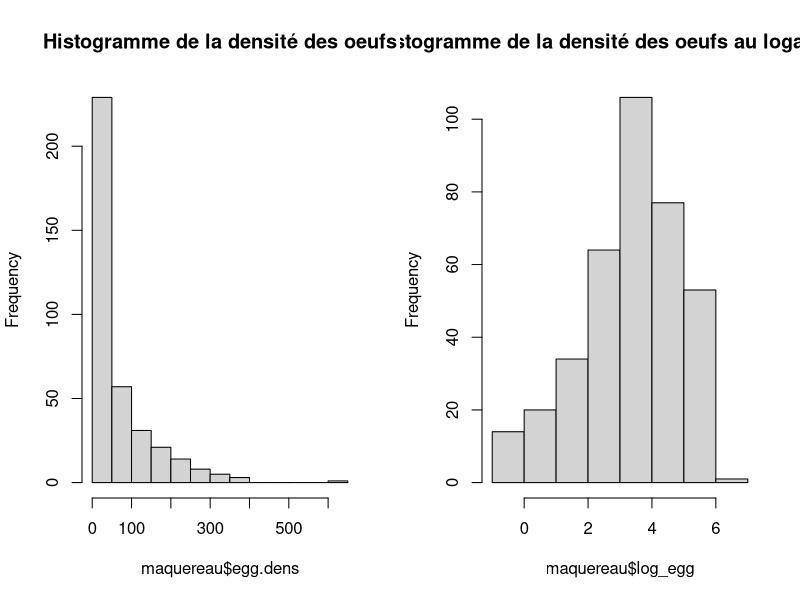
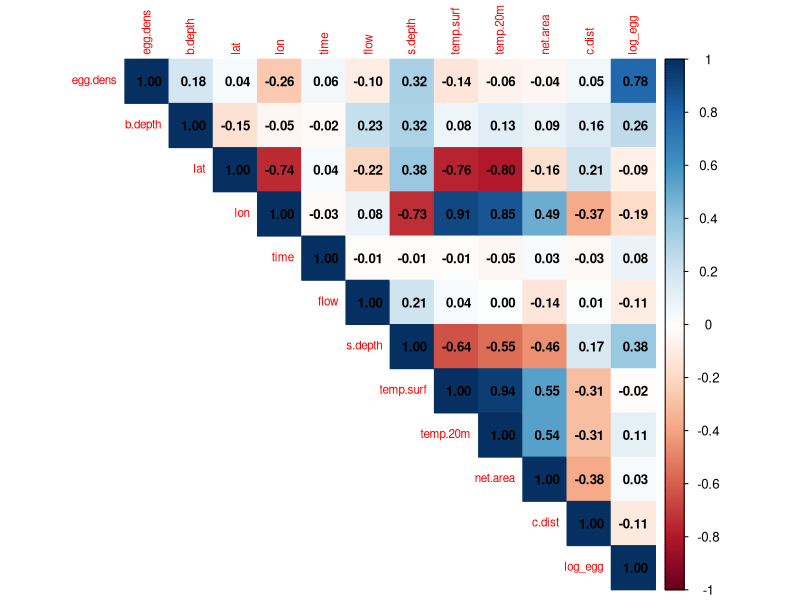
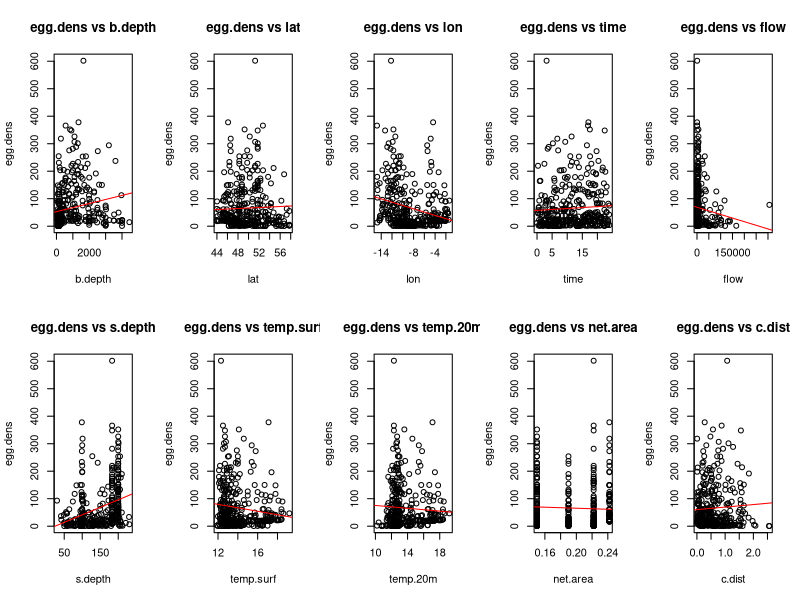
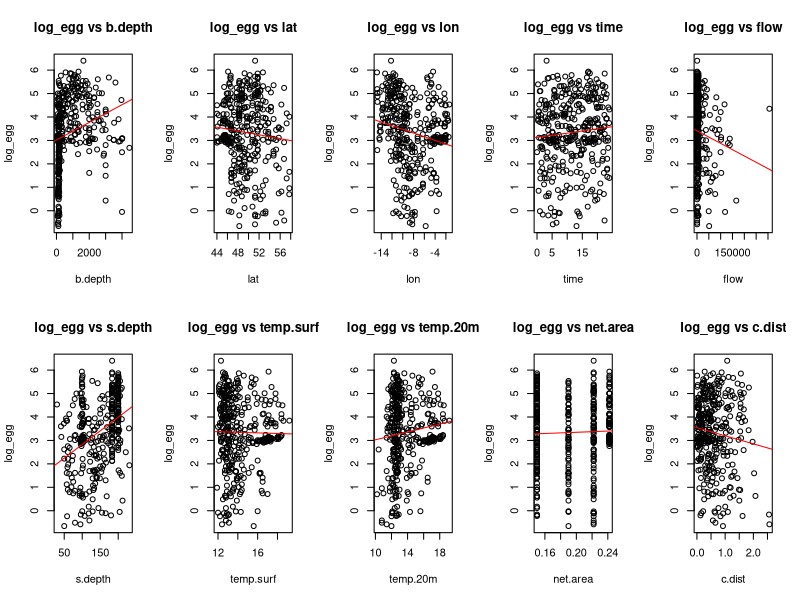
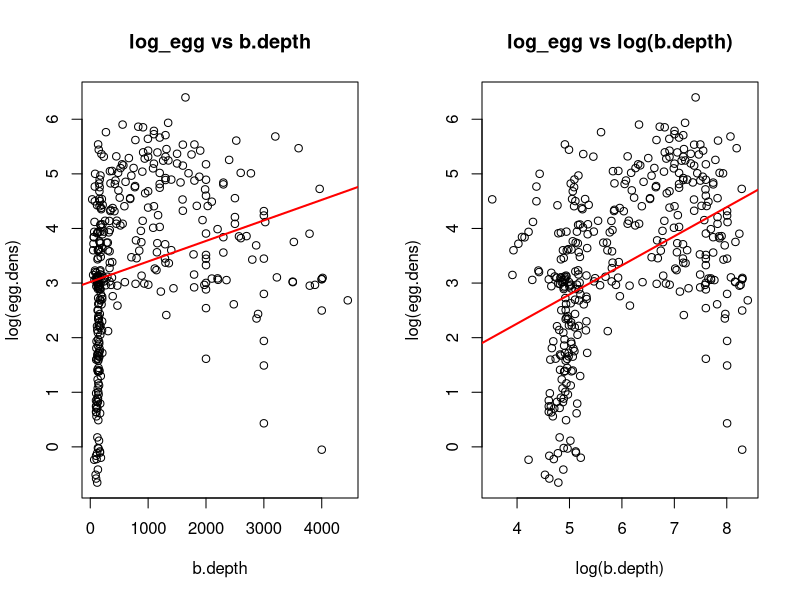
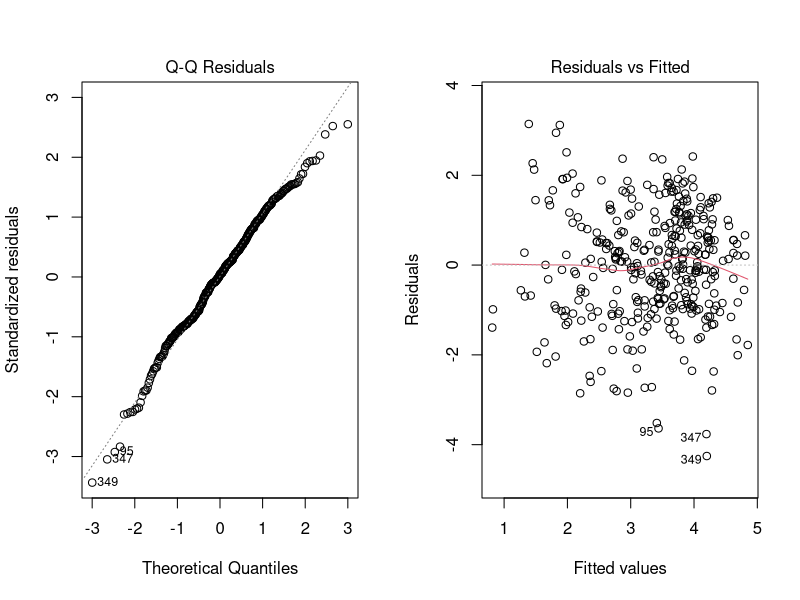
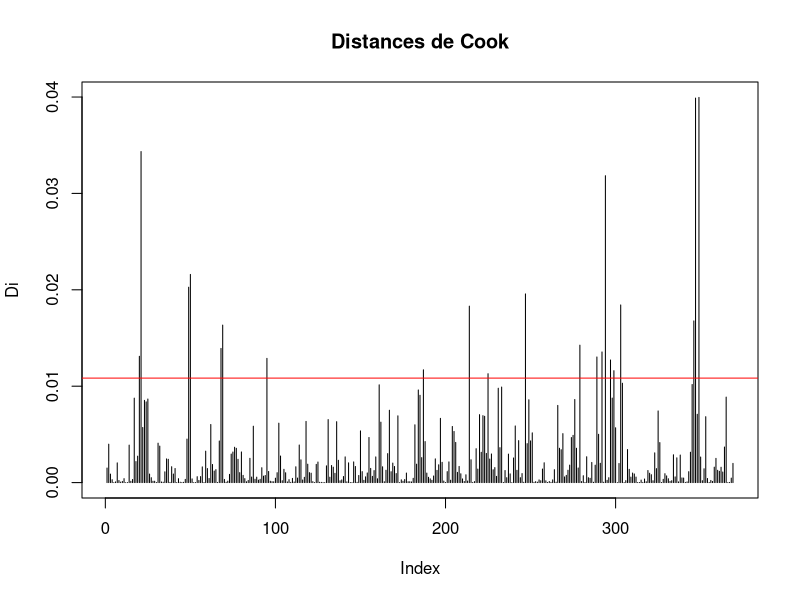

Write R code to recreate these figures, in order.
# PARTIE 1 : VÉRIFICATION ET NETTOYAGE DES DONNÉES

# Chargement des données
library(readr)
maquereau = read_csv("maquereau.csv")

# Structure des données
dim(maquereau)                  # dimension de notre matrice de données
str(maquereau)                 # on vérifie que toutes les varibales sont bien reconnues comme numériques

# Enlever la première colonne des index
maquereau = maquereau[, names(maquereau) != "...1"]

# Valeurs manquantes et doublons
sum(is.na(maquereau))
sum(duplicated(maquereau))
# On obtient 0 pour les deux fonctions. On a donc 0 valeur manquante et 0 doublon.

# Résumé statistique des données
summary(maquereau)


# PARTIE 2 : ANALYSE EXPLORATOIRE

# Distribution de egg.dens
maquereau$log_egg = log(maquereau$egg.dens)          # colonne de log(egg.dens)

par(mfrow=c(1,2))

hist(maquereau$egg.dens, main = "Histogramme de la densité des oeufs")
hist(maquereau$log_egg, main = "Histogramme de la densité des oeufs au logarithme")

par(mfrow=c(1,1))

# Matrice de corrélation
library(corrplot)

matrice_cor = cor(maquereau)
round(matrice_cor, 2)                                  # arrond à 2 décimales

# Visualiser les corrélations avec des couleurs
corrplot(matrice_cor, method = "color", type = "upper", addCoef.col = "black",
         tl.cex = 0.7,number.cex = 0.8)

# Nuages de points de toutes les variables contre Y
variables = names(maquereau)

par(mfrow = c(2, 5))
for (v in variables) {
  if (v != "egg.dens" && v != "log_egg") {
    x = maquereau[[v]]
    y = maquereau$egg.dens
    plot(x, y,
         xlab = v,
         ylab = "egg.dens",
         main = paste("egg.dens vs", v))
    abline(lm(y ~ x), col = "red")
  }
}

par(mfrow = c(2, 5))
for (v in variables) {
  if (v != "egg.dens" && v != "log_egg") {
    x = maquereau[[v]]
    y = maquereau$log_egg
    plot(x, y,
         xlab = v,
         ylab = "log_egg",
         main = paste("log_egg vs", v))
    abline(lm(y ~ x), col = "red")
  }
}
par(mfrow = c(1, 1))


# PARTIE 3 : TRANSFORMATION DES VARIABLES

# Transformation de b.depth
maquereau$log_bdepth = log(maquereau$b.depth)

# Vérification visuelle du choix de log(b.depth)
par(mfrow = c(1, 2))

plot(maquereau$b.depth, maquereau$log_egg,
     main = "log_egg vs b.depth",
     xlab = "b.depth", ylab = "log(egg.dens)")
abline(lm(log_egg ~ b.depth, data = maquereau), col = "red", lwd = 2)

plot(maquereau$log_bdepth, maquereau$log_egg,
     main = "log_egg vs log(b.depth)",
     xlab = "log(b.depth)", ylab = "log(egg.dens)")
abline(lm(log_egg ~ log_bdepth, data = maquereau), col = "red", lwd = 2)

par(mfrow = c(1, 1))


# PARTIE 4 : SÉLECTION DU MODÈLE

# Construction du modèle complet (sans flow et temp.20m) et avec les transformations
modele_complet = lm(log_egg ~ log_bdepth + lat + lon + time + s.depth +
                     temp.surf + net.area + c.dist, data = maquereau)

# Alogorithme stepwise
modele_step = step(modele_complet, direction = "both", trace = 1)
summary(modele_step)
summary(modele_complet)

# VIF sur le modèle issu du stepwise
library(car)
vif(modele_step)


# Modèle 2 : modèle complet sans lat
modele_v2 = lm(log_egg ~ log_bdepth + lon + time + s.depth +
                  temp.surf + net.area + c.dist, data = maquereau)
summary(modele_v2)
vif(modele_v2)


# Modèle 3 : modèle complet sans net.area
modele_v3 = lm(log_egg ~ log_bdepth + lat + lon + time + 
                  s.depth + temp.surf + c.dist, data = maquereau)
summary(modele_v3)
vif(modele_v3)


# Modèle 4 : modèle 3 sans lon et time
modele_4 <- lm(log_egg ~ log_bdepth + lat + s.depth + 
                 temp.surf + c.dist, data = maquereau)
summary(modele_4)
vif(modele_4)


# Modèle 5 : modèle 3 sans temps.surf et time
modele_5 = lm(log_egg ~ log_bdepth + lat + s.depth + lon 
              + c.dist, data = maquereau)
summary(modele_5)
vif(modele_5)


# Modèle 6 : modèle 3 sans temps.surf et s.depth
modele_6 = lm(log_egg ~ log_bdepth + lat + lon 
              + c.dist, data = maquereau)
summary(modele_6)
vif(modele_6)

# Le modèle 6 a été retenue comme modèle, car il garantit la stabilité des coefficients
modele_final = modele_6



# PARTIE 5 : VALIDATION DU MODÈLE

#Graphique Q-Q et graphique Résidues Vs valeur prédite
par(mfrow=c(1,2))

plot(modele_6, which = 2)
plot(modele_6, which = 1)

par(mfrow=c(1,1))

#Distance cook : 
distances_cook <- cooks.distance(modele_6)
seuil_relatif = 4 /nrow(maquereau)                         # seuil = 4/n
seuil_absolu = 1                                           # par définition

# Graphique des distances de cook
plot(distances_cook, type = "h", 
     main = "Distances de Cook", ylab = "Di")
abline(h = seuil_relatif, col = "red")
abline(h = seuil_absolu, col = "blue")                  
# Le seuil absolu n'est pas visible sur le graphique, car on est très loin de 1 (max = 0.04)
# Ce qui confirme qu'on a aucune valeur influente extrême.

# Vérification des points influents
points_influents = which(distances_cook > 1)
points_influents                                         # 0 points influents
